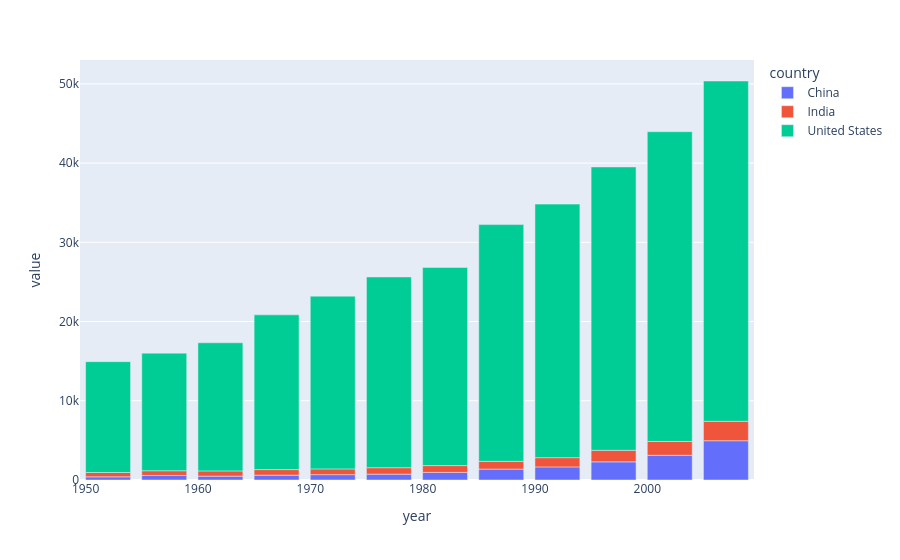

This figure's notebook cell:
### Code cell
px.bar(temp_df,x=temp_df.index,y=temp_df.columns)

### Figure 1 — Plotly figure (JSON) as saved in the notebook; plotly's stock layout.template omitted (floating-point values rounded to 4 significant figures)
{"data": [{"hovertemplate": "country=China<br>year=%{x}<br>value=%{y}<extra></extra>", "legendgroup": "China", "marker": {"color": "#636efa", "pattern": {"shape": ""}}, "name": "China", "orientation": "v", "showlegend": true, "textposition": "auto", "type": "bar", "x": [1952, 1957, 1962, 1967, 1972, 1977, 1982, 1987, 1992, 1997, 2002, 2007], "xaxis": "x", "y": [400.4, 576.0, 487.7, 612.7, 676.9, 741.2, 962.4, 1379.0, 1656.0, 2289.0, 3119.0, 4959.0], "yaxis": "y"}, {"hovertemplate": "country=India<br>year=%{x}<br>value=%{y}<extra></extra>", "legendgroup": "India", "marker": {"color": "#EF553B", "pattern": {"shape": ""}}, "name": "India", "orientation": "v", "showlegend": true, "textposition": "auto", "type": "bar", "x": [1952, 1957, 1962, 1967, 1972, 1977, 1982, 1987, 1992, 1997, 2002, 2007], "xaxis": "x", "y": [546.6, 590.1, 658.3, 700.8, 724.0, 813.3, 855.7, 976.5, 1164.0, 1459.0, 1747.0, 2452.0], "yaxis": "y"}, {"hovertemplate": "country=United States<br>year=%{x}<br>value=%{y}<extra></extra>", "legendgroup": "United States", "marker": {"color": "#00cc96", "pattern": {"shape": ""}}, "name": "United States", "orientation": "v", "showlegend": true, "textposition": "auto", "type": "bar", "x": [1952, 1957, 1962, 1967, 1972, 1977, 1982, 1987, 1992, 1997, 2002, 2007], "xaxis": "x", "y": [13990.0, 14850.0, 16170.0, 19530.0, 21810.0, 24070.0, 25010.0, 29880.0, 32000.0, 35770.0, 39100.0, 42950.0], "yaxis": "y"}], "layout": {"barmode": "relative", "legend": {"title": {"text": "country"}, "tracegroupgap": 0}, "margin": {"t": 60}, "xaxis": {"anchor": "y", "domain": [0, 1], "title": {"text": "year"}}, "yaxis": {"anchor": "x", "domain": [0, 1], "title": {"text": "value"}}}}
